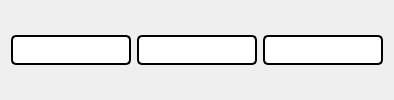
            <widget class="QWidget" name="dropdown_divisi_3">
             <layout class="QHBoxLayout" name="horizontalLayout_15">
              <item>
               <widget class="QLineEdit" name="tentukan_div">
                <property name="styleSheet">
                 <string notr="true">QLineEdit {
    border: 2px solid darkestblue; /* Gaya border */
    border-radius: 5px; /* Radius border */
    padding: 5px; /* Padding internal */
}

QLineEdit::placeholder {
    color: red; /* Warna placeholder menjadi putih terang */
    font-style: italic; /* Opsional: gaya miring */
}</string>
                </property>
                <property name="text">
                 <string/>
                </property>
               </widget>
              </item>
              <item>
               <widget class="QLineEdit" name="tahun_div">
                <property name="styleSheet">
                 <string notr="true">QLineEdit {
    border: 2px solid darkestblue; /* Gaya border */
    border-radius: 5px; /* Radius border */
    padding: 5px; /* Padding internal */
}

QLineEdit::placeholder {
    color: white; /* Warna placeholder menjadi putih terang */
    font-style: italic; /* Opsional: gaya miring */
}</string>
                </property>
                <property name="text">
                 <string/>
                </property>
               </widget>
              </item>
              <item>
               <widget class="QLineEdit" name="hapus_div">
                <property name="styleSheet">
                 <string notr="true">        border: 2px solid darkestblue;
        border-radius: 5px;
        padding: 5px;</string>
                </property>
               </widget>
              </item>
             </layout>
            </widget>
